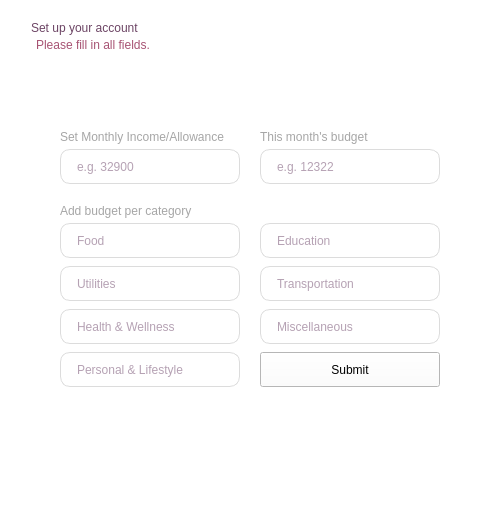
<?xml version="1.0" encoding="UTF-8"?>
<ui version="4.0">
 <class>Dialog</class>
 <widget class="QDialog" name="Dialog">
  <property name="geometry">
   <rect>
    <x>0</x>
    <y>0</y>
    <width>500</width>
    <height>510</height>
   </rect>
  </property>
  <property name="sizePolicy">
   <sizepolicy hsizetype="Fixed" vsizetype="Fixed">
    <horstretch>0</horstretch>
    <verstretch>0</verstretch>
   </sizepolicy>
  </property>
  <property name="minimumSize">
   <size>
    <width>500</width>
    <height>510</height>
   </size>
  </property>
  <property name="maximumSize">
   <size>
    <width>500</width>
    <height>510</height>
   </size>
  </property>
  <property name="windowTitle">
   <string>Dialog</string>
  </property>
  <property name="styleSheet">
   <string notr="true">background-color: rgb(255, 255, 255);</string>
  </property>
  <layout class="QVBoxLayout" name="verticalLayout_8">
   <item>
    <layout class="QVBoxLayout" name="verticalLayout_7">
     <property name="spacing">
      <number>3</number>
     </property>
     <property name="leftMargin">
      <number>20</number>
     </property>
     <property name="topMargin">
      <number>10</number>
     </property>
     <item>
      <widget class="QLabel" name="setuplbl">
       <property name="styleSheet">
        <string notr="true">color: rgb(108, 68, 100);
font: 700 40px &quot;Inter&quot;;
background-color: transparent
</string>
       </property>
       <property name="text">
        <string>Set up your account</string>
       </property>
      </widget>
     </item>
     <item>
      <layout class="QHBoxLayout" name="horizontalLayout_4">
       <property name="leftMargin">
        <number>5</number>
       </property>
       <item>
        <widget class="QLabel" name="requirementlbl">
         <property name="styleSheet">
          <string notr="true">color:rgb(167, 83, 115);
font:500 14px &quot;Inter&quot;;
background-color: transparent
</string>
         </property>
         <property name="text">
          <string>Please fill in all fields.</string>
         </property>
        </widget>
       </item>
      </layout>
     </item>
    </layout>
   </item>
   <item>
    <spacer name="verticalSpacer">
     <property name="orientation">
      <enum>Qt::Orientation::Vertical</enum>
     </property>
     <property name="sizeHint" stdset="0">
      <size>
       <width>20</width>
       <height>40</height>
      </size>
     </property>
    </spacer>
   </item>
   <item>
    <layout class="QHBoxLayout" name="horizontalLayout_3">
     <item>
      <spacer name="horizontalSpacer">
       <property name="orientation">
        <enum>Qt::Orientation::Horizontal</enum>
       </property>
       <property name="sizeHint" stdset="0">
        <size>
         <width>40</width>
         <height>20</height>
        </size>
       </property>
      </spacer>
     </item>
     <item>
      <layout class="QVBoxLayout" name="verticalLayout_6">
       <property name="spacing">
        <number>10</number>
       </property>
       <property name="bottomMargin">
        <number>20</number>
       </property>
       <item>
        <layout class="QHBoxLayout" name="horizontalLayout_2">
         <property name="spacing">
          <number>20</number>
         </property>
         <property name="bottomMargin">
          <number>10</number>
         </property>
         <item>
          <layout class="QVBoxLayout" name="verticalLayout_3">
           <property name="spacing">
            <number>5</number>
           </property>
           <item>
            <widget class="QLabel" name="setlbl">
             <property name="styleSheet">
              <string notr="true">color:rgb(166, 166, 166);
font:500 12px &quot;Inter&quot;;
background-color: transparent
</string>
             </property>
             <property name="text">
              <string>Set Monthly Income/Allowance</string>
             </property>
            </widget>
           </item>
           <item>
            <widget class="QLineEdit" name="allowanceincomeedit">
             <property name="sizePolicy">
              <sizepolicy hsizetype="Fixed" vsizetype="Fixed">
               <horstretch>0</horstretch>
               <verstretch>0</verstretch>
              </sizepolicy>
             </property>
             <property name="minimumSize">
              <size>
               <width>180</width>
               <height>35</height>
              </size>
             </property>
             <property name="styleSheet">
              <string notr="true">QLineEdit {
    background-color: transparent;
    border: 1px solid #dcdcdc;
    border-radius: 10px;
    padding-left: 14px;
    font: 500 12px &quot;Inter&quot;;
    color: rgb(108, 68, 103)
}

QLineEdit:focus {
    border: 1px solid rgb(255, 157, 160); /* Blue border on focus */
    background-color: #ffffff;
    outline: none;
}

QLineEdit[echoMode=&quot;1&quot;] { /* For password fields */
    letter-spacing: 2px;
}

QLineEdit::placeholder {
    color: rgb(223, 223, 223);
}
</string>
             </property>
             <property name="text">
              <string/>
             </property>
             <property name="echoMode">
              <enum>QLineEdit::EchoMode::Normal</enum>
             </property>
             <property name="dragEnabled">
              <bool>true</bool>
             </property>
             <property name="readOnly">
              <bool>false</bool>
             </property>
             <property name="placeholderText">
              <string>e.g. 32900</string>
             </property>
             <property name="cursorMoveStyle">
              <enum>Qt::CursorMoveStyle::LogicalMoveStyle</enum>
             </property>
             <property name="clearButtonEnabled">
              <bool>true</bool>
             </property>
            </widget>
           </item>
          </layout>
         </item>
         <item>
          <layout class="QVBoxLayout" name="verticalLayout_4">
           <property name="spacing">
            <number>5</number>
           </property>
           <item>
            <widget class="QLabel" name="monthbudgetlbl">
             <property name="styleSheet">
              <string notr="true">color:rgb(166, 166, 166);
font:500 12px &quot;Inter&quot;;
background-color: transparent
</string>
             </property>
             <property name="text">
              <string>This month's budget</string>
             </property>
            </widget>
           </item>
           <item>
            <widget class="QLineEdit" name="monthbudgetedit">
             <property name="sizePolicy">
              <sizepolicy hsizetype="Fixed" vsizetype="Fixed">
               <horstretch>0</horstretch>
               <verstretch>0</verstretch>
              </sizepolicy>
             </property>
             <property name="minimumSize">
              <size>
               <width>180</width>
               <height>35</height>
              </size>
             </property>
             <property name="styleSheet">
              <string notr="true">QLineEdit {
    background-color: transparent;
    border: 1px solid #dcdcdc;
    border-radius: 10px;
    padding-left: 14px;
    font: 500 12px &quot;Inter&quot;;
    color: rgb(108, 68, 103)
}

QLineEdit:focus {
    border: 1px solid rgb(255, 157, 160); /* Blue border on focus */
    background-color: #ffffff;
    outline: none;
}

QLineEdit[echoMode=&quot;1&quot;] { /* For password fields */
    letter-spacing: 2px;
}

QLineEdit::placeholder {
    color: rgb(223, 223, 223);
}
</string>
             </property>
             <property name="text">
              <string/>
             </property>
             <property name="echoMode">
              <enum>QLineEdit::EchoMode::Normal</enum>
             </property>
             <property name="dragEnabled">
              <bool>true</bool>
             </property>
             <property name="readOnly">
              <bool>false</bool>
             </property>
             <property name="placeholderText">
              <string>e.g. 12322</string>
             </property>
             <property name="clearButtonEnabled">
              <bool>true</bool>
             </property>
            </widget>
           </item>
          </layout>
         </item>
        </layout>
       </item>
       <item>
        <layout class="QVBoxLayout" name="verticalLayout_5">
         <property name="spacing">
          <number>5</number>
         </property>
         <item>
          <widget class="QLabel" name="budgetpercategorylbl">
           <property name="styleSheet">
            <string notr="true">color:rgb(166, 166, 166);
font:500 12px &quot;Inter&quot;;
background-color: transparent
</string>
           </property>
           <property name="text">
            <string>Add budget per category</string>
           </property>
          </widget>
         </item>
         <item>
          <layout class="QHBoxLayout" name="horizontalLayout">
           <property name="spacing">
            <number>20</number>
           </property>
           <property name="bottomMargin">
            <number>20</number>
           </property>
           <item>
            <layout class="QVBoxLayout" name="verticalLayout">
             <property name="spacing">
              <number>8</number>
             </property>
             <item>
              <widget class="QLineEdit" name="foodedit">
               <property name="sizePolicy">
                <sizepolicy hsizetype="Fixed" vsizetype="Fixed">
                 <horstretch>0</horstretch>
                 <verstretch>0</verstretch>
                </sizepolicy>
               </property>
               <property name="minimumSize">
                <size>
                 <width>180</width>
                 <height>35</height>
                </size>
               </property>
               <property name="styleSheet">
                <string notr="true">QLineEdit {
    background-color: transparent;
    border: 1px solid #dcdcdc;
    border-radius: 10px;
    padding-left: 14px;
    font: 500 12px &quot;Inter&quot;;
    color: rgb(108, 68, 103)
}

QLineEdit:focus {
    border: 1px solid rgb(255, 157, 160); /* Blue border on focus */
    background-color: #ffffff;
    outline: none;
}

QLineEdit[echoMode=&quot;1&quot;] { /* For password fields */
    letter-spacing: 2px;
}


</string>
               </property>
               <property name="text">
                <string/>
               </property>
               <property name="echoMode">
                <enum>QLineEdit::EchoMode::Normal</enum>
               </property>
               <property name="dragEnabled">
                <bool>true</bool>
               </property>
               <property name="readOnly">
                <bool>false</bool>
               </property>
               <property name="placeholderText">
                <string>Food</string>
               </property>
               <property name="clearButtonEnabled">
                <bool>true</bool>
               </property>
              </widget>
             </item>
             <item>
              <widget class="QLineEdit" name="utilitiesedit">
               <property name="sizePolicy">
                <sizepolicy hsizetype="Fixed" vsizetype="Fixed">
                 <horstretch>0</horstretch>
                 <verstretch>0</verstretch>
                </sizepolicy>
               </property>
               <property name="minimumSize">
                <size>
                 <width>180</width>
                 <height>35</height>
                </size>
               </property>
               <property name="styleSheet">
                <string notr="true">QLineEdit {
    background-color: transparent;
    border: 1px solid #dcdcdc;
    border-radius: 10px;
    padding-left: 14px;
    font: 500 12px &quot;Inter&quot;;
    color: rgb(108, 68, 103)
}

QLineEdit:focus {
    border: 1px solid rgb(255, 157, 160); /* Blue border on focus */
    background-color: #ffffff;
    outline: none;
}

QLineEdit[echoMode=&quot;1&quot;] { /* For password fields */
    letter-spacing: 2px;
}

QLineEdit::placeholder {
    color: rgb(223, 223, 223);
}
</string>
               </property>
               <property name="text">
                <string/>
               </property>
               <property name="echoMode">
                <enum>QLineEdit::EchoMode::Normal</enum>
               </property>
               <property name="dragEnabled">
                <bool>true</bool>
               </property>
               <property name="readOnly">
                <bool>false</bool>
               </property>
               <property name="placeholderText">
                <string>Utilities</string>
               </property>
               <property name="clearButtonEnabled">
                <bool>true</bool>
               </property>
              </widget>
             </item>
             <item>
              <widget class="QLineEdit" name="healthwellnessedit">
               <property name="sizePolicy">
                <sizepolicy hsizetype="Fixed" vsizetype="Fixed">
                 <horstretch>0</horstretch>
                 <verstretch>0</verstretch>
                </sizepolicy>
               </property>
               <property name="minimumSize">
                <size>
                 <width>180</width>
                 <height>35</height>
                </size>
               </property>
               <property name="styleSheet">
                <string notr="true">QLineEdit {
    background-color: transparent;
    border: 1px solid #dcdcdc;
    border-radius: 10px;
    padding-left: 14px;
    font: 500 12px &quot;Inter&quot;;
    color: rgb(108, 68, 103)
}

QLineEdit:focus {
    border: 1px solid rgb(255, 157, 160); /* Blue border on focus */
    background-color: #ffffff;
    outline: none;
}

QLineEdit[echoMode=&quot;1&quot;] { /* For password fields */
    letter-spacing: 2px;
}

QLineEdit::placeholder {
    color: rgb(223, 223, 223);
}
</string>
               </property>
               <property name="text">
                <string/>
               </property>
               <property name="echoMode">
                <enum>QLineEdit::EchoMode::Normal</enum>
               </property>
               <property name="dragEnabled">
                <bool>true</bool>
               </property>
               <property name="readOnly">
                <bool>false</bool>
               </property>
               <property name="placeholderText">
                <string>Health &amp; Wellness</string>
               </property>
               <property name="clearButtonEnabled">
                <bool>true</bool>
               </property>
              </widget>
             </item>
             <item>
              <widget class="QLineEdit" name="personallifestyeedit">
               <property name="sizePolicy">
                <sizepolicy hsizetype="Fixed" vsizetype="Fixed">
                 <horstretch>0</horstretch>
                 <verstretch>0</verstretch>
                </sizepolicy>
               </property>
               <property name="minimumSize">
                <size>
                 <width>180</width>
                 <height>35</height>
                </size>
               </property>
               <property name="styleSheet">
                <string notr="true">QLineEdit {
    background-color: transparent;
    border: 1px solid #dcdcdc;
    border-radius: 10px;
    padding-left: 14px;
    font: 500 12px &quot;Inter&quot;;
    color: rgb(108, 68, 103)
}

QLineEdit:focus {
    border: 1px solid rgb(255, 157, 160); /* Blue border on focus */
    background-color: #ffffff;
    outline: none;
}

QLineEdit[echoMode=&quot;1&quot;] { /* For password fields */
    letter-spacing: 2px;
}

QLineEdit::placeholder {
    color: rgb(223, 223, 223);
}
</string>
               </property>
               <property name="text">
                <string/>
               </property>
               <property name="echoMode">
                <enum>QLineEdit::EchoMode::Normal</enum>
               </property>
               <property name="dragEnabled">
                <bool>true</bool>
               </property>
               <property name="readOnly">
                <bool>false</bool>
               </property>
               <property name="placeholderText">
                <string>Personal &amp; Lifestyle</string>
               </property>
               <property name="clearButtonEnabled">
                <bool>true</bool>
               </property>
              </widget>
             </item>
            </layout>
           </item>
           <item>
            <layout class="QVBoxLayout" name="verticalLayout_2">
             <property name="spacing">
              <number>8</number>
             </property>
             <item>
              <widget class="QLineEdit" name="educationedit">
               <property name="sizePolicy">
                <sizepolicy hsizetype="Fixed" vsizetype="Fixed">
                 <horstretch>0</horstretch>
                 <verstretch>0</verstretch>
                </sizepolicy>
               </property>
               <property name="minimumSize">
                <size>
                 <width>180</width>
                 <height>35</height>
                </size>
               </property>
               <property name="styleSheet">
                <string notr="true">QLineEdit {
    background-color: transparent;
    border: 1px solid #dcdcdc;
    border-radius: 10px;
    padding-left: 14px;
    font: 500 12px &quot;Inter&quot;;
    color: rgb(108, 68, 103)
}

QLineEdit:focus {
    border: 1px solid rgb(255, 157, 160); /* Blue border on focus */
    background-color: #ffffff;
    outline: none;
}

QLineEdit[echoMode=&quot;1&quot;] { /* For password fields */
    letter-spacing: 2px;
}

QLineEdit::placeholder {
    color: rgb(223, 223, 223);
}
</string>
               </property>
               <property name="text">
                <string/>
               </property>
               <property name="echoMode">
                <enum>QLineEdit::EchoMode::Normal</enum>
               </property>
               <property name="dragEnabled">
                <bool>true</bool>
               </property>
               <property name="readOnly">
                <bool>false</bool>
               </property>
               <property name="placeholderText">
                <string>Education</string>
               </property>
               <property name="clearButtonEnabled">
                <bool>true</bool>
               </property>
              </widget>
             </item>
             <item>
              <widget class="QLineEdit" name="transportationedit">
               <property name="sizePolicy">
                <sizepolicy hsizetype="Fixed" vsizetype="Fixed">
                 <horstretch>0</horstretch>
                 <verstretch>0</verstretch>
                </sizepolicy>
               </property>
               <property name="minimumSize">
                <size>
                 <width>180</width>
                 <height>35</height>
                </size>
               </property>
               <property name="styleSheet">
                <string notr="true">QLineEdit {
    background-color: transparent;
    border: 1px solid #dcdcdc;
    border-radius: 10px;
    padding-left: 14px;
    font: 500 12px &quot;Inter&quot;;
    color: rgb(108, 68, 103)
}

QLineEdit:focus {
    border: 1px solid rgb(255, 157, 160); /* Blue border on focus */
    background-color: #ffffff;
    outline: none;
}

QLineEdit[echoMode=&quot;1&quot;] { /* For password fields */
    letter-spacing: 2px;
}

QLineEdit::placeholder {
    color: rgb(223, 223, 223);
}
</string>
               </property>
               <property name="text">
                <string/>
               </property>
               <property name="echoMode">
                <enum>QLineEdit::EchoMode::Normal</enum>
               </property>
               <property name="dragEnabled">
                <bool>true</bool>
               </property>
               <property name="readOnly">
                <bool>false</bool>
               </property>
               <property name="placeholderText">
                <string>Transportation</string>
               </property>
               <property name="clearButtonEnabled">
                <bool>true</bool>
               </property>
              </widget>
             </item>
             <item>
              <widget class="QLineEdit" name="miscellaneousedit">
               <property name="sizePolicy">
                <sizepolicy hsizetype="Fixed" vsizetype="Fixed">
                 <horstretch>0</horstretch>
                 <verstretch>0</verstretch>
                </sizepolicy>
               </property>
               <property name="minimumSize">
                <size>
                 <width>180</width>
                 <height>35</height>
                </size>
               </property>
               <property name="styleSheet">
                <string notr="true">QLineEdit {
    background-color: transparent;
    border: 1px solid #dcdcdc;
    border-radius: 10px;
    padding-left: 14px;
    font: 500 12px &quot;Inter&quot;;
    color: rgb(108, 68, 103)
}

QLineEdit:focus {
    border: 1px solid rgb(255, 157, 160); /* Blue border on focus */
    background-color: #ffffff;
    outline: none;
}

QLineEdit[echoMode=&quot;1&quot;] { /* For password fields */
    letter-spacing: 2px;
}

QLineEdit::placeholder {
    color: rgb(223, 223, 223);
}
</string>
               </property>
               <property name="text">
                <string/>
               </property>
               <property name="echoMode">
                <enum>QLineEdit::EchoMode::Normal</enum>
               </property>
               <property name="dragEnabled">
                <bool>true</bool>
               </property>
               <property name="readOnly">
                <bool>false</bool>
               </property>
               <property name="placeholderText">
                <string>Miscellaneous</string>
               </property>
               <property name="clearButtonEnabled">
                <bool>true</bool>
               </property>
              </widget>
             </item>
             <item>
              <widget class="QToolButton" name="submitbtn">
               <property name="sizePolicy">
                <sizepolicy hsizetype="Preferred" vsizetype="Fixed">
                 <horstretch>0</horstretch>
                 <verstretch>0</verstretch>
                </sizepolicy>
               </property>
               <property name="minimumSize">
                <size>
                 <width>0</width>
                 <height>35</height>
                </size>
               </property>
               <property name="cursor">
                <cursorShape>PointingHandCursor</cursorShape>
               </property>
               <property name="styleSheet">
                <string notr="true">/* Base style for QToolButton */
QToolButton {

    
   background: qlineargradient(
        x1: 0, y1: 1, x2: 1, y2: 0,
        stop: 0 rgb(255, 130, 136),
  
        stop: 1 rgb(244, 212, 212)
    );


    color: white;               /* White text */
    border: none;
    border-radius: 10px;
   
    font: 500 12px &quot;Inter&quot;;
   

    transition: background-color 0.3s ease;
}

/* Hover state */
QToolButton:hover {
    background-color: rgb(230, 146, 149)
}

/* Pressed state */
QToolButton:pressed {
    background-color: rgb(144, 72, 101) pressed */
}

/* Disabled state */
QToolButton:disabled {
    background-color: #A6A6A6;  /* Gray background when disabled */
    color: #666666;
    cursor: default;
}

/* Optional: Different style for Sign Up button */
QToolButton#signUpButton {
    background-color: #28A745;  /* Green */
}

QToolButton#signUpButton:hover {
    background-color: #1E7E34;
}

QToolButton#signUpButton:pressed {
    background-color: #155D27;
}
</string>
               </property>
               <property name="text">
                <string>Submit</string>
               </property>
              </widget>
             </item>
            </layout>
           </item>
          </layout>
         </item>
        </layout>
       </item>
      </layout>
     </item>
     <item>
      <spacer name="horizontalSpacer_2">
       <property name="orientation">
        <enum>Qt::Orientation::Horizontal</enum>
       </property>
       <property name="sizeHint" stdset="0">
        <size>
         <width>40</width>
         <height>20</height>
        </size>
       </property>
      </spacer>
     </item>
    </layout>
   </item>
   <item>
    <spacer name="verticalSpacer_2">
     <property name="orientation">
      <enum>Qt::Orientation::Vertical</enum>
     </property>
     <property name="sizeHint" stdset="0">
      <size>
       <width>20</width>
       <height>10</height>
      </size>
     </property>
    </spacer>
   </item>
  </layout>
 </widget>
 <resources/>
 <connections/>
</ui>
